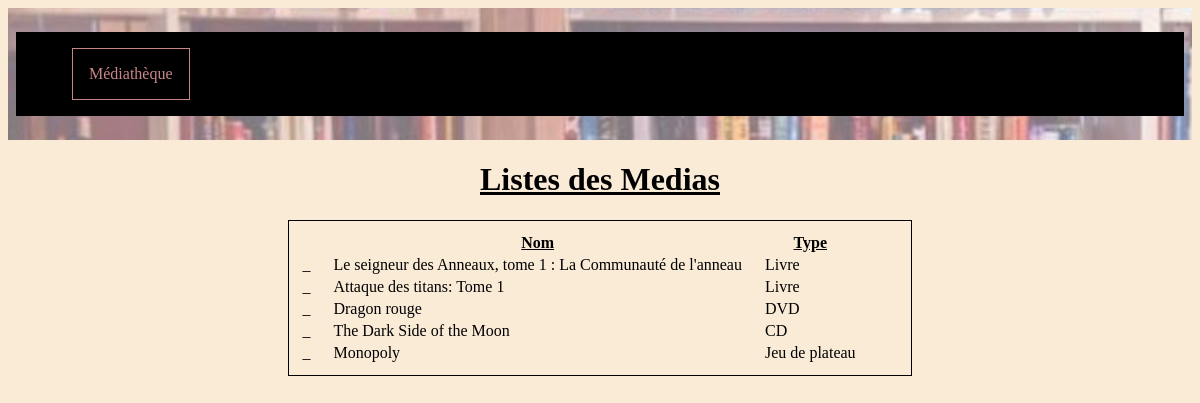
The page / on the database its author committed.
### bibliothecaire/models.py (models this page shows)
class Media(models.Model):
    name = models.fields.CharField(max_length=150)
    type = models.CharField(max_length=150)
    stock = models.CharField(max_length=150)

### membre/views.py (the view)
# urls.py: path('', views.listemedias),
def listemedias(request):
    medias = Media.objects.all()
    return render(request, 'membre/medias/lists.html',
                  {'medias': medias})

### membre/templates/membre/medias/lists.html
{% load static %}
<link rel="stylesheet" type="text/css" href="{% static 'css/style.css' %}" />
<link rel="stylesheet" type="text/css" href="{% static 'css/header.css' %}" />
<header>
    <div class="navbar">
        <ul>
            <li>
              <a class="mediatheque">Médiathèque</a>
            </li>
        </ul>
    </div>
</header>
<body>
    <div class="media">
        <h1>Listes des Medias</h1>
            {% if medias %}
 <table>
        <thead>
            <th></th>
            <th><u>Nom</u></th>
            <th><u>Type</u></th>
            <th></th>
        </thead>
        <tbody>
           {% for media in medias %}
           <tr>
               <td>_ </td>
               <td>{{ media.name }}</td>
               <td>{{ media.type }}</td>
           </tr>
           {% endfor %}
        </tbody>
    </table>
            {% else %}
                <p>Aucun media trouvé</p>
            {% endif %}
    </div>
</body>

### static/css/style.css (style rules this page uses)
* { background-color: antiquewhite; font-family: 'Times New Roman', Times, serif; }
.media, .membre { display: flex; flex-direction: column; align-items: center; margin-bottom: 2em; }
h1 { text-decoration: underline; }
table { padding: 10px; border: 1px solid black; }
ul { text-align: center; list-style-type: none; }
li { margin:1em; }
td, th { padding-right: 20px; }

### static/css/header.css (style rules this page uses)
.navbar { background-image: url("../images/img.png"); padding: 0.5em; }
.mediatheque { font-size: 1em; padding: 1em; color: #cd8a8afa; border: 1px solid #cd8a8afa; }
ul, li, button { display: flex; align-items:center; background-color: black; gap: 2em; list-style-type: none; text-decoration: underline; z-index: 1; }
a { text-decoration: none; color: antiquewhite; background-color: black }

### rows shown on the page
Media: name "Le seigneur des Anneaux, tome 1 : La Communauté de l'anneau", type "Livre"
Media: name "Attaque des titans: Tome 1", type "Livre"
Media: name "Dragon rouge", type "DVD"
Media: name "The Dark Side of the Moon", type "CD"
Media: name "Monopoly", type "Jeu de plateau"
